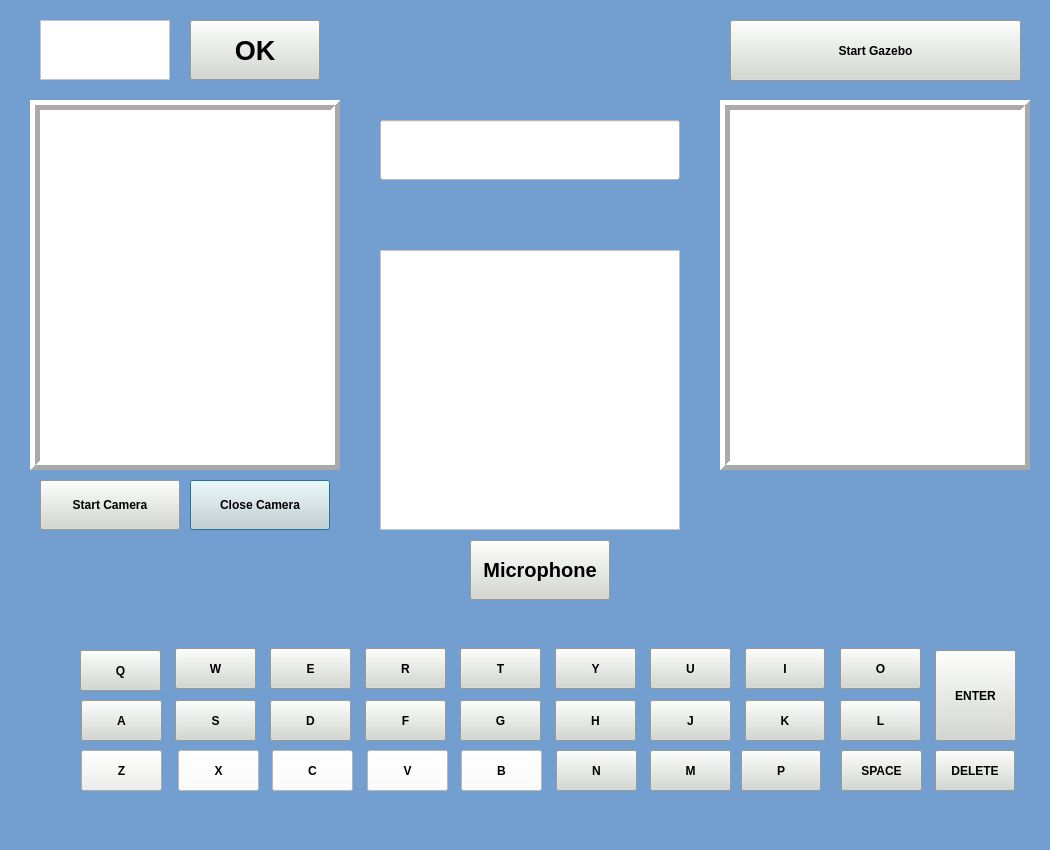
<?xml version="1.0" encoding="UTF-8"?>
<ui version="4.0">
 <class>Dialog</class>
 <widget class="QDialog" name="Dialog">
  <property name="geometry">
   <rect>
    <x>0</x>
    <y>0</y>
    <width>1050</width>
    <height>850</height>
   </rect>
  </property>
  <property name="windowTitle">
   <string>Dialog</string>
  </property>
  <property name="styleSheet">
   <string notr="true">background-color: rgb(114, 159, 207);</string>
  </property>
  <widget class="QLabel" name="imgLabel">
   <property name="geometry">
    <rect>
     <x>30</x>
     <y>100</y>
     <width>310</width>
     <height>370</height>
    </rect>
   </property>
   <property name="styleSheet">
    <string notr="true">background-color: rgb(255, 255, 255);</string>
   </property>
   <property name="frameShape">
    <enum>QFrame::Box</enum>
   </property>
   <property name="frameShadow">
    <enum>QFrame::Raised</enum>
   </property>
   <property name="lineWidth">
    <number>5</number>
   </property>
   <property name="text">
    <string/>
   </property>
   <property name="textFormat">
    <enum>Qt::PlainText</enum>
   </property>
  </widget>
  <widget class="QPushButton" name="Close">
   <property name="geometry">
    <rect>
     <x>190</x>
     <y>480</y>
     <width>140</width>
     <height>50</height>
    </rect>
   </property>
   <property name="font">
    <font>
     <weight>75</weight>
     <bold>true</bold>
    </font>
   </property>
   <property name="styleSheet">
    <string notr="true">background-color: rgb(211, 215, 207);</string>
   </property>
   <property name="text">
    <string>Close Camera</string>
   </property>
  </widget>
  <widget class="QLabel" name="gazebolabel">
   <property name="geometry">
    <rect>
     <x>720</x>
     <y>100</y>
     <width>310</width>
     <height>370</height>
    </rect>
   </property>
   <property name="styleSheet">
    <string notr="true">background-color: rgb(255, 255, 255);</string>
   </property>
   <property name="frameShape">
    <enum>QFrame::Box</enum>
   </property>
   <property name="frameShadow">
    <enum>QFrame::Raised</enum>
   </property>
   <property name="lineWidth">
    <number>5</number>
   </property>
   <property name="text">
    <string/>
   </property>
  </widget>
  <widget class="QPushButton" name="button_gazebo">
   <property name="geometry">
    <rect>
     <x>730</x>
     <y>20</y>
     <width>291</width>
     <height>61</height>
    </rect>
   </property>
   <property name="font">
    <font>
     <weight>75</weight>
     <bold>true</bold>
    </font>
   </property>
   <property name="styleSheet">
    <string notr="true">background-color: rgb(211, 215, 207);</string>
   </property>
   <property name="text">
    <string>Start Gazebo</string>
   </property>
  </widget>
  <widget class="QPushButton" name="buton_enter">
   <property name="geometry">
    <rect>
     <x>935</x>
     <y>650</y>
     <width>81</width>
     <height>91</height>
    </rect>
   </property>
   <property name="font">
    <font>
     <weight>75</weight>
     <bold>true</bold>
    </font>
   </property>
   <property name="styleSheet">
    <string notr="true">background-color: rgb(211, 215, 207);</string>
   </property>
   <property name="text">
    <string>ENTER</string>
   </property>
  </widget>
  <widget class="QPushButton" name="buton_j">
   <property name="geometry">
    <rect>
     <x>650</x>
     <y>700</y>
     <width>81</width>
     <height>41</height>
    </rect>
   </property>
   <property name="font">
    <font>
     <weight>75</weight>
     <bold>true</bold>
    </font>
   </property>
   <property name="mouseTracking">
    <bool>false</bool>
   </property>
   <property name="styleSheet">
    <string notr="true">background-color: rgb(211, 215, 207);</string>
   </property>
   <property name="text">
    <string>J</string>
   </property>
  </widget>
  <widget class="QPushButton" name="buton_u">
   <property name="geometry">
    <rect>
     <x>650</x>
     <y>648</y>
     <width>81</width>
     <height>41</height>
    </rect>
   </property>
   <property name="font">
    <font>
     <weight>75</weight>
     <bold>true</bold>
    </font>
   </property>
   <property name="mouseTracking">
    <bool>false</bool>
   </property>
   <property name="styleSheet">
    <string notr="true">background-color: rgb(211, 215, 207);</string>
   </property>
   <property name="text">
    <string>U</string>
   </property>
  </widget>
  <widget class="QPushButton" name="buton_a">
   <property name="geometry">
    <rect>
     <x>81</x>
     <y>700</y>
     <width>81</width>
     <height>41</height>
    </rect>
   </property>
   <property name="font">
    <font>
     <weight>75</weight>
     <bold>true</bold>
    </font>
   </property>
   <property name="cursor">
    <cursorShape>ArrowCursor</cursorShape>
   </property>
   <property name="mouseTracking">
    <bool>false</bool>
   </property>
   <property name="styleSheet">
    <string notr="true">background-color: rgb(211, 215, 207);</string>
   </property>
   <property name="text">
    <string>A</string>
   </property>
  </widget>
  <widget class="QPushButton" name="buton_v">
   <property name="geometry">
    <rect>
     <x>367</x>
     <y>750</y>
     <width>81</width>
     <height>41</height>
    </rect>
   </property>
   <property name="font">
    <font>
     <weight>75</weight>
     <bold>true</bold>
    </font>
   </property>
   <property name="mouseTracking">
    <bool>false</bool>
   </property>
   <property name="styleSheet">
    <string notr="true">background-color: rgb(255, 255, 255);</string>
   </property>
   <property name="text">
    <string>V</string>
   </property>
  </widget>
  <widget class="QPushButton" name="buton_x">
   <property name="geometry">
    <rect>
     <x>178</x>
     <y>750</y>
     <width>81</width>
     <height>41</height>
    </rect>
   </property>
   <property name="font">
    <font>
     <weight>75</weight>
     <bold>true</bold>
    </font>
   </property>
   <property name="mouseTracking">
    <bool>false</bool>
   </property>
   <property name="styleSheet">
    <string notr="true">background-color: rgb(255, 255, 255);</string>
   </property>
   <property name="text">
    <string>X</string>
   </property>
  </widget>
  <widget class="QPushButton" name="buton_b">
   <property name="geometry">
    <rect>
     <x>461</x>
     <y>750</y>
     <width>81</width>
     <height>41</height>
    </rect>
   </property>
   <property name="font">
    <font>
     <weight>75</weight>
     <bold>true</bold>
    </font>
   </property>
   <property name="mouseTracking">
    <bool>false</bool>
   </property>
   <property name="styleSheet">
    <string notr="true">background-color: rgb(255, 255, 255);</string>
   </property>
   <property name="text">
    <string>B</string>
   </property>
  </widget>
  <widget class="QPushButton" name="buton_m">
   <property name="geometry">
    <rect>
     <x>650</x>
     <y>750</y>
     <width>81</width>
     <height>41</height>
    </rect>
   </property>
   <property name="font">
    <font>
     <weight>75</weight>
     <bold>true</bold>
    </font>
   </property>
   <property name="mouseTracking">
    <bool>false</bool>
   </property>
   <property name="styleSheet">
    <string notr="true">background-color: rgb(211, 215, 207);</string>
   </property>
   <property name="text">
    <string>M</string>
   </property>
  </widget>
  <widget class="QPushButton" name="buton_e">
   <property name="geometry">
    <rect>
     <x>270</x>
     <y>648</y>
     <width>81</width>
     <height>41</height>
    </rect>
   </property>
   <property name="font">
    <font>
     <weight>75</weight>
     <bold>true</bold>
    </font>
   </property>
   <property name="mouseTracking">
    <bool>false</bool>
   </property>
   <property name="styleSheet">
    <string notr="true">background-color: rgb(211, 215, 207);</string>
   </property>
   <property name="text">
    <string>E</string>
   </property>
  </widget>
  <widget class="QPushButton" name="buton_i">
   <property name="enabled">
    <bool>true</bool>
   </property>
   <property name="geometry">
    <rect>
     <x>745</x>
     <y>648</y>
     <width>80</width>
     <height>41</height>
    </rect>
   </property>
   <property name="font">
    <font>
     <weight>75</weight>
     <bold>true</bold>
    </font>
   </property>
   <property name="mouseTracking">
    <bool>false</bool>
   </property>
   <property name="styleSheet">
    <string notr="true">background-color: rgb(211, 215, 207);</string>
   </property>
   <property name="text">
    <string>I</string>
   </property>
  </widget>
  <widget class="QPushButton" name="buton_g">
   <property name="geometry">
    <rect>
     <x>460</x>
     <y>700</y>
     <width>81</width>
     <height>41</height>
    </rect>
   </property>
   <property name="font">
    <font>
     <weight>75</weight>
     <bold>true</bold>
    </font>
   </property>
   <property name="mouseTracking">
    <bool>false</bool>
   </property>
   <property name="styleSheet">
    <string notr="true">background-color: rgb(211, 215, 207);</string>
   </property>
   <property name="text">
    <string>G</string>
   </property>
  </widget>
  <widget class="QPushButton" name="buton_h">
   <property name="geometry">
    <rect>
     <x>555</x>
     <y>700</y>
     <width>81</width>
     <height>41</height>
    </rect>
   </property>
   <property name="font">
    <font>
     <weight>75</weight>
     <bold>true</bold>
    </font>
   </property>
   <property name="mouseTracking">
    <bool>false</bool>
   </property>
   <property name="styleSheet">
    <string notr="true">background-color: rgb(211, 215, 207);</string>
   </property>
   <property name="text">
    <string>H</string>
   </property>
  </widget>
  <widget class="QPushButton" name="buton_n">
   <property name="geometry">
    <rect>
     <x>556</x>
     <y>750</y>
     <width>81</width>
     <height>41</height>
    </rect>
   </property>
   <property name="font">
    <font>
     <weight>75</weight>
     <bold>true</bold>
    </font>
   </property>
   <property name="mouseTracking">
    <bool>false</bool>
   </property>
   <property name="styleSheet">
    <string notr="true">background-color: rgb(211, 215, 207);</string>
   </property>
   <property name="text">
    <string>N</string>
   </property>
  </widget>
  <widget class="QPushButton" name="buton_space">
   <property name="geometry">
    <rect>
     <x>841</x>
     <y>750</y>
     <width>81</width>
     <height>41</height>
    </rect>
   </property>
   <property name="font">
    <font>
     <weight>75</weight>
     <bold>true</bold>
    </font>
   </property>
   <property name="mouseTracking">
    <bool>false</bool>
   </property>
   <property name="styleSheet">
    <string notr="true">background-color: rgb(211, 215, 207);</string>
   </property>
   <property name="text">
    <string>SPACE</string>
   </property>
  </widget>
  <widget class="QPushButton" name="buton_p">
   <property name="enabled">
    <bool>true</bool>
   </property>
   <property name="geometry">
    <rect>
     <x>741</x>
     <y>750</y>
     <width>80</width>
     <height>41</height>
    </rect>
   </property>
   <property name="font">
    <font>
     <weight>75</weight>
     <bold>true</bold>
    </font>
   </property>
   <property name="mouseTracking">
    <bool>false</bool>
   </property>
   <property name="styleSheet">
    <string notr="true">background-color: rgb(211, 215, 207);</string>
   </property>
   <property name="text">
    <string>P</string>
   </property>
  </widget>
  <widget class="QPushButton" name="buton_r">
   <property name="geometry">
    <rect>
     <x>365</x>
     <y>648</y>
     <width>81</width>
     <height>41</height>
    </rect>
   </property>
   <property name="font">
    <font>
     <weight>75</weight>
     <bold>true</bold>
    </font>
   </property>
   <property name="mouseTracking">
    <bool>false</bool>
   </property>
   <property name="styleSheet">
    <string notr="true">background-color: rgb(211, 215, 207);</string>
   </property>
   <property name="text">
    <string>R</string>
   </property>
  </widget>
  <widget class="QPushButton" name="buton_w">
   <property name="geometry">
    <rect>
     <x>175</x>
     <y>648</y>
     <width>81</width>
     <height>41</height>
    </rect>
   </property>
   <property name="font">
    <font>
     <weight>75</weight>
     <bold>true</bold>
    </font>
   </property>
   <property name="mouseTracking">
    <bool>false</bool>
   </property>
   <property name="styleSheet">
    <string notr="true">background-color: rgb(211, 215, 207);</string>
   </property>
   <property name="text">
    <string>W</string>
   </property>
  </widget>
  <widget class="QPushButton" name="buton_t">
   <property name="geometry">
    <rect>
     <x>460</x>
     <y>648</y>
     <width>81</width>
     <height>41</height>
    </rect>
   </property>
   <property name="font">
    <font>
     <weight>75</weight>
     <bold>true</bold>
    </font>
   </property>
   <property name="mouseTracking">
    <bool>false</bool>
   </property>
   <property name="styleSheet">
    <string notr="true">background-color: rgb(211, 215, 207);</string>
   </property>
   <property name="text">
    <string>T</string>
   </property>
  </widget>
  <widget class="QPushButton" name="buton_k">
   <property name="enabled">
    <bool>true</bool>
   </property>
   <property name="geometry">
    <rect>
     <x>745</x>
     <y>700</y>
     <width>80</width>
     <height>41</height>
    </rect>
   </property>
   <property name="font">
    <font>
     <weight>75</weight>
     <bold>true</bold>
    </font>
   </property>
   <property name="mouseTracking">
    <bool>false</bool>
   </property>
   <property name="styleSheet">
    <string notr="true">background-color: rgb(211, 215, 207);</string>
   </property>
   <property name="text">
    <string>K</string>
   </property>
  </widget>
  <widget class="QPushButton" name="buton_z">
   <property name="geometry">
    <rect>
     <x>81</x>
     <y>750</y>
     <width>81</width>
     <height>41</height>
    </rect>
   </property>
   <property name="font">
    <font>
     <weight>75</weight>
     <bold>true</bold>
    </font>
   </property>
   <property name="cursor">
    <cursorShape>ArrowCursor</cursorShape>
   </property>
   <property name="mouseTracking">
    <bool>false</bool>
   </property>
   <property name="styleSheet">
    <string notr="true">background-color: rgb(238, 238, 236);</string>
   </property>
   <property name="text">
    <string>Z</string>
   </property>
  </widget>
  <widget class="QPushButton" name="buton_l">
   <property name="geometry">
    <rect>
     <x>840</x>
     <y>700</y>
     <width>81</width>
     <height>41</height>
    </rect>
   </property>
   <property name="font">
    <font>
     <weight>75</weight>
     <bold>true</bold>
    </font>
   </property>
   <property name="mouseTracking">
    <bool>false</bool>
   </property>
   <property name="styleSheet">
    <string notr="true">background-color: rgb(211, 215, 207);</string>
   </property>
   <property name="text">
    <string>L</string>
   </property>
  </widget>
  <widget class="QPushButton" name="buton_f">
   <property name="geometry">
    <rect>
     <x>365</x>
     <y>700</y>
     <width>81</width>
     <height>41</height>
    </rect>
   </property>
   <property name="font">
    <font>
     <weight>75</weight>
     <bold>true</bold>
    </font>
   </property>
   <property name="mouseTracking">
    <bool>false</bool>
   </property>
   <property name="styleSheet">
    <string notr="true">background-color: rgb(211, 215, 207);</string>
   </property>
   <property name="text">
    <string>F</string>
   </property>
  </widget>
  <widget class="QPushButton" name="buton_c">
   <property name="geometry">
    <rect>
     <x>272</x>
     <y>750</y>
     <width>81</width>
     <height>41</height>
    </rect>
   </property>
   <property name="font">
    <font>
     <weight>75</weight>
     <bold>true</bold>
    </font>
   </property>
   <property name="mouseTracking">
    <bool>false</bool>
   </property>
   <property name="styleSheet">
    <string notr="true">background-color: rgb(255, 255, 255);</string>
   </property>
   <property name="text">
    <string>C</string>
   </property>
  </widget>
  <widget class="QPushButton" name="buton_o">
   <property name="geometry">
    <rect>
     <x>840</x>
     <y>648</y>
     <width>81</width>
     <height>41</height>
    </rect>
   </property>
   <property name="font">
    <font>
     <weight>75</weight>
     <bold>true</bold>
    </font>
   </property>
   <property name="mouseTracking">
    <bool>false</bool>
   </property>
   <property name="styleSheet">
    <string notr="true">background-color: rgb(211, 215, 207);</string>
   </property>
   <property name="text">
    <string>O</string>
   </property>
  </widget>
  <widget class="QPushButton" name="buton_d">
   <property name="geometry">
    <rect>
     <x>270</x>
     <y>700</y>
     <width>81</width>
     <height>41</height>
    </rect>
   </property>
   <property name="font">
    <font>
     <weight>75</weight>
     <bold>true</bold>
    </font>
   </property>
   <property name="mouseTracking">
    <bool>false</bool>
   </property>
   <property name="styleSheet">
    <string notr="true">background-color: rgb(211, 215, 207);</string>
   </property>
   <property name="text">
    <string>D</string>
   </property>
  </widget>
  <widget class="QPushButton" name="buton_s">
   <property name="geometry">
    <rect>
     <x>175</x>
     <y>700</y>
     <width>81</width>
     <height>41</height>
    </rect>
   </property>
   <property name="font">
    <font>
     <weight>75</weight>
     <bold>true</bold>
    </font>
   </property>
   <property name="mouseTracking">
    <bool>false</bool>
   </property>
   <property name="styleSheet">
    <string notr="true">background-color: rgb(211, 215, 207);</string>
   </property>
   <property name="text">
    <string>S</string>
   </property>
  </widget>
  <widget class="QPushButton" name="buton_y">
   <property name="geometry">
    <rect>
     <x>555</x>
     <y>648</y>
     <width>81</width>
     <height>41</height>
    </rect>
   </property>
   <property name="font">
    <font>
     <weight>75</weight>
     <bold>true</bold>
    </font>
   </property>
   <property name="mouseTracking">
    <bool>false</bool>
   </property>
   <property name="styleSheet">
    <string notr="true">background-color: rgb(211, 215, 207);</string>
   </property>
   <property name="text">
    <string>Y</string>
   </property>
  </widget>
  <widget class="QPushButton" name="buton_q">
   <property name="geometry">
    <rect>
     <x>80</x>
     <y>650</y>
     <width>81</width>
     <height>41</height>
    </rect>
   </property>
   <property name="font">
    <font>
     <weight>75</weight>
     <bold>true</bold>
    </font>
   </property>
   <property name="cursor">
    <cursorShape>ArrowCursor</cursorShape>
   </property>
   <property name="mouseTracking">
    <bool>false</bool>
   </property>
   <property name="styleSheet">
    <string notr="true">background-color: rgb(211, 215, 207);</string>
   </property>
   <property name="text">
    <string>Q</string>
   </property>
  </widget>
  <widget class="QPushButton" name="Talk">
   <property name="geometry">
    <rect>
     <x>470</x>
     <y>540</y>
     <width>140</width>
     <height>60</height>
    </rect>
   </property>
   <property name="font">
    <font>
     <pointsize>15</pointsize>
     <weight>75</weight>
     <bold>true</bold>
    </font>
   </property>
   <property name="autoFillBackground">
    <bool>false</bool>
   </property>
   <property name="styleSheet">
    <string notr="true">background-color: rgb(211, 215, 207);</string>
   </property>
   <property name="text">
    <string>Microphone</string>
   </property>
  </widget>
  <widget class="QPushButton" name="START_2">
   <property name="geometry">
    <rect>
     <x>40</x>
     <y>480</y>
     <width>140</width>
     <height>50</height>
    </rect>
   </property>
   <property name="font">
    <font>
     <weight>75</weight>
     <bold>true</bold>
    </font>
   </property>
   <property name="styleSheet">
    <string notr="true">background-color: rgb(211, 215, 207);</string>
   </property>
   <property name="text">
    <string>Start Camera</string>
   </property>
  </widget>
  <widget class="QPushButton" name="ok">
   <property name="geometry">
    <rect>
     <x>190</x>
     <y>20</y>
     <width>130</width>
     <height>60</height>
    </rect>
   </property>
   <property name="font">
    <font>
     <pointsize>20</pointsize>
     <weight>75</weight>
     <italic>false</italic>
     <bold>true</bold>
     <underline>false</underline>
     <strikeout>false</strikeout>
     <kerning>true</kerning>
    </font>
   </property>
   <property name="styleSheet">
    <string notr="true">background-color: rgb(211, 215, 207);</string>
   </property>
   <property name="text">
    <string>OK</string>
   </property>
  </widget>
  <widget class="QLabel" name="label">
   <property name="geometry">
    <rect>
     <x>420</x>
     <y>180</y>
     <width>200</width>
     <height>70</height>
    </rect>
   </property>
   <property name="styleSheet">
    <string notr="true"/>
   </property>
   <property name="text">
    <string/>
   </property>
   <property name="pixmap">
    <pixmap resource="../../../../Desktop/chat.qrc">:/newPrefix/Downloads/google-chat-removebg-preview.png</pixmap>
   </property>
   <property name="scaledContents">
    <bool>true</bool>
   </property>
  </widget>
  <widget class="QTextEdit" name="Textimage">
   <property name="geometry">
    <rect>
     <x>40</x>
     <y>20</y>
     <width>130</width>
     <height>60</height>
    </rect>
   </property>
   <property name="font">
    <font>
     <pointsize>20</pointsize>
     <weight>75</weight>
     <bold>true</bold>
    </font>
   </property>
   <property name="styleSheet">
    <string notr="true">background-color: rgb(255, 255, 255);</string>
   </property>
   <property name="readOnly">
    <bool>true</bool>
   </property>
   <property name="html">
    <string>&lt;!DOCTYPE HTML PUBLIC &quot;-//W3C//DTD HTML 4.0//EN&quot; &quot;http://www.w3.org/TR/REC-html40/strict.dtd&quot;&gt;
&lt;html&gt;&lt;head&gt;&lt;meta name=&quot;qrichtext&quot; content=&quot;1&quot; /&gt;&lt;style type=&quot;text/css&quot;&gt;
p, li { white-space: pre-wrap; }
&lt;/style&gt;&lt;/head&gt;&lt;body style=&quot; font-family:'Ubuntu'; font-size:20pt; font-weight:600; font-style:normal;&quot;&gt;
&lt;p align=&quot;center&quot; style=&quot;-qt-paragraph-type:empty; margin-top:0px; margin-bottom:0px; margin-left:0px; margin-right:0px; -qt-block-indent:0; text-indent:0px;&quot;&gt;&lt;br /&gt;&lt;/p&gt;&lt;/body&gt;&lt;/html&gt;</string>
   </property>
  </widget>
  <widget class="QLineEdit" name="textall">
   <property name="geometry">
    <rect>
     <x>380</x>
     <y>120</y>
     <width>300</width>
     <height>60</height>
    </rect>
   </property>
   <property name="styleSheet">
    <string notr="true">background-color: rgb(255, 255, 255);</string>
   </property>
   <property name="readOnly">
    <bool>true</bool>
   </property>
  </widget>
  <widget class="QTextEdit" name="textfeedback">
   <property name="geometry">
    <rect>
     <x>380</x>
     <y>250</y>
     <width>300</width>
     <height>280</height>
    </rect>
   </property>
   <property name="styleSheet">
    <string notr="true">background-color: rgb(255, 255, 255);</string>
   </property>
   <property name="readOnly">
    <bool>true</bool>
   </property>
  </widget>
  <widget class="QLabel" name="label_2">
   <property name="geometry">
    <rect>
     <x>480</x>
     <y>10</y>
     <width>100</width>
     <height>100</height>
    </rect>
   </property>
   <property name="styleSheet">
    <string notr="true"/>
   </property>
   <property name="text">
    <string/>
   </property>
   <property name="pixmap">
    <pixmap resource="../../../../Desktop/oguu.qrc">:/newPrefix/Downloads/ogu.png</pixmap>
   </property>
   <property name="scaledContents">
    <bool>true</bool>
   </property>
  </widget>
  <widget class="QPushButton" name="buton_delete">
   <property name="enabled">
    <bool>true</bool>
   </property>
   <property name="geometry">
    <rect>
     <x>935</x>
     <y>750</y>
     <width>80</width>
     <height>41</height>
    </rect>
   </property>
   <property name="font">
    <font>
     <weight>75</weight>
     <bold>true</bold>
    </font>
   </property>
   <property name="mouseTracking">
    <bool>false</bool>
   </property>
   <property name="styleSheet">
    <string notr="true">background-color: rgb(211, 215, 207);</string>
   </property>
   <property name="text">
    <string>DELETE</string>
   </property>
  </widget>
 </widget>
 <resources>
  <include location="../../../../Desktop/oguu.qrc"/>
  <include location="../../../../Desktop/chat.qrc"/>
 </resources>
 <connections>
  <connection>
   <sender>Talk</sender>
   <signal>pressed()</signal>
   <receiver>Dialog</receiver>
   <slot>ses()</slot>
   <hints>
    <hint type="sourcelabel">
     <x>563</x>
     <y>572</y>
    </hint>
    <hint type="destinationlabel">
     <x>810</x>
     <y>568</y>
    </hint>
   </hints>
  </connection>
 </connections>
 <slots>
  <slot>ses()</slot>
  <slot>img()</slot>
 </slots>
</ui>
